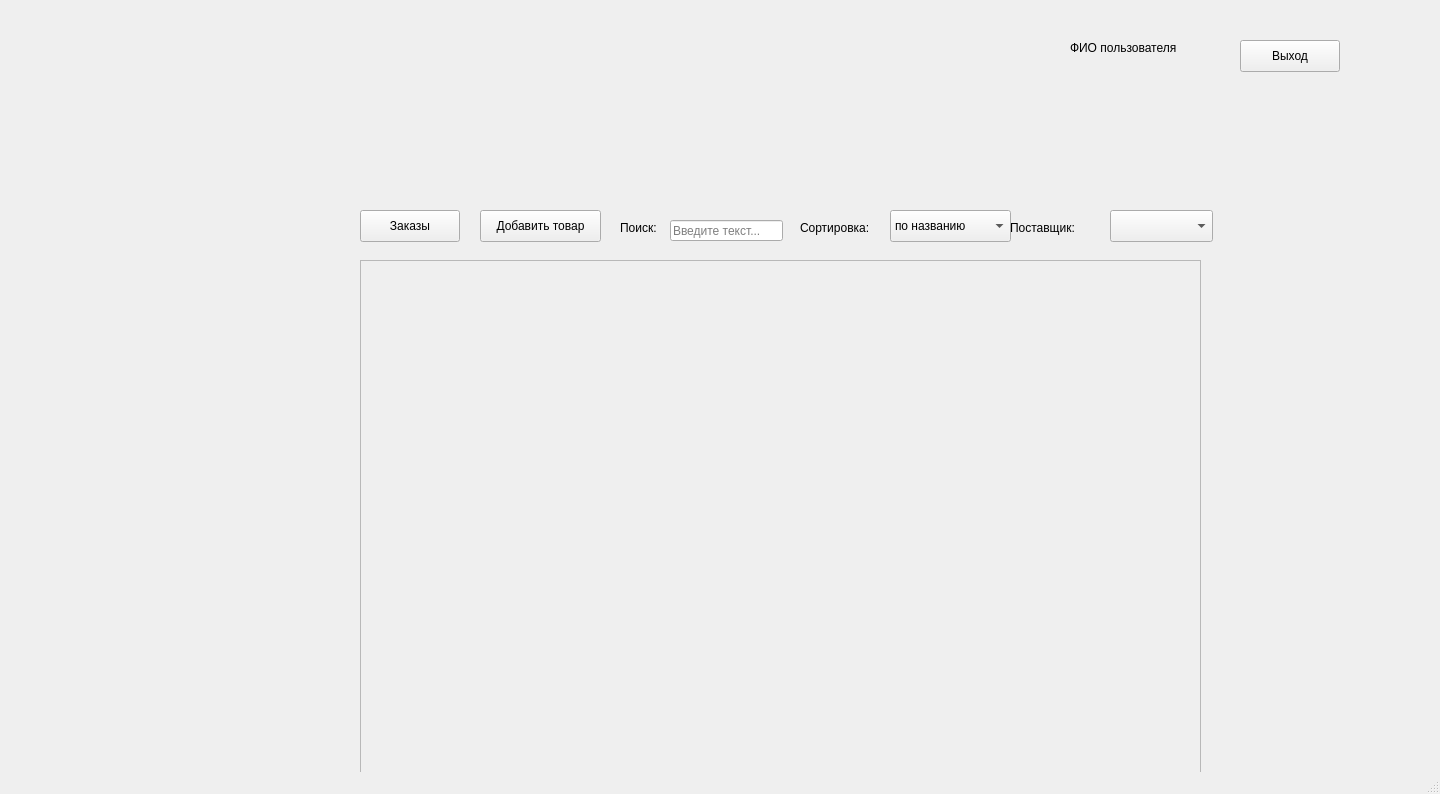
<?xml version="1.0" encoding="UTF-8"?>
<ui version="4.0">
 <class>ProductForm</class>
 <widget class="QMainWindow" name="ProductForm">
  <property name="geometry">
   <rect>
    <x>0</x>
    <y>0</y>
    <width>1440</width>
    <height>794</height>
   </rect>
  </property>
  <property name="windowTitle">
   <string>ООО &quot;Обувь&quot; - Управление товарами </string>
  </property>
  <widget class="QWidget" name="centralwidget">
   <widget class="QLabel" name="label_user">
    <property name="geometry">
     <rect>
      <x>1070</x>
      <y>40</y>
      <width>131</width>
      <height>16</height>
     </rect>
    </property>
    <property name="text">
     <string>ФИО пользователя</string>
    </property>
   </widget>
   <widget class="QPushButton" name="Button_exit">
    <property name="geometry">
     <rect>
      <x>1240</x>
      <y>40</y>
      <width>100</width>
      <height>32</height>
     </rect>
    </property>
    <property name="text">
     <string>Выход</string>
    </property>
   </widget>
   <widget class="QPushButton" name="Button_orders">
    <property name="geometry">
     <rect>
      <x>360</x>
      <y>210</y>
      <width>100</width>
      <height>32</height>
     </rect>
    </property>
    <property name="text">
     <string>Заказы</string>
    </property>
   </widget>
   <widget class="QPushButton" name="Button_add">
    <property name="geometry">
     <rect>
      <x>480</x>
      <y>210</y>
      <width>121</width>
      <height>32</height>
     </rect>
    </property>
    <property name="text">
     <string>Добавить товар</string>
    </property>
   </widget>
   <widget class="QLabel" name="label_search">
    <property name="geometry">
     <rect>
      <x>620</x>
      <y>220</y>
      <width>58</width>
      <height>16</height>
     </rect>
    </property>
    <property name="text">
     <string>Поиск:</string>
    </property>
   </widget>
   <widget class="QLineEdit" name="Edit_search">
    <property name="geometry">
     <rect>
      <x>670</x>
      <y>220</y>
      <width>113</width>
      <height>21</height>
     </rect>
    </property>
    <property name="placeholderText">
     <string>Введите текст...</string>
    </property>
   </widget>
   <widget class="QLabel" name="label_sort">
    <property name="geometry">
     <rect>
      <x>800</x>
      <y>220</y>
      <width>81</width>
      <height>16</height>
     </rect>
    </property>
    <property name="text">
     <string>Сортировка:</string>
    </property>
   </widget>
   <widget class="QComboBox" name="combo_sort">
    <property name="geometry">
     <rect>
      <x>890</x>
      <y>210</y>
      <width>121</width>
      <height>32</height>
     </rect>
    </property>
    <item>
     <property name="text">
      <string>по названию</string>
     </property>
    </item>
    <item>
     <property name="text">
      <string>по цене (возр)</string>
     </property>
    </item>
    <item>
     <property name="text">
      <string>по цене (убыв)</string>
     </property>
    </item>
    <item>
     <property name="text">
      <string>по количеству</string>
     </property>
    </item>
    <item>
     <property name="text">
      <string>по скидке</string>
     </property>
    </item>
   </widget>
   <widget class="QScrollArea" name="scrollArea">
    <property name="geometry">
     <rect>
      <x>360</x>
      <y>260</y>
      <width>841</width>
      <height>571</height>
     </rect>
    </property>
    <property name="widgetResizable">
     <bool>true</bool>
    </property>
    <widget class="QWidget" name="product_container">
     <property name="geometry">
      <rect>
       <x>0</x>
       <y>0</y>
       <width>839</width>
       <height>569</height>
      </rect>
     </property>
    </widget>
   </widget>
   <widget class="QLabel" name="label_filter">
    <property name="geometry">
     <rect>
      <x>1010</x>
      <y>220</y>
      <width>81</width>
      <height>16</height>
     </rect>
    </property>
    <property name="text">
     <string>Поставщик:</string>
    </property>
   </widget>
   <widget class="QComboBox" name="combo_supplier">
    <property name="geometry">
     <rect>
      <x>1110</x>
      <y>210</y>
      <width>103</width>
      <height>32</height>
     </rect>
    </property>
   </widget>
  </widget>
  <widget class="QMenuBar" name="menubar">
   <property name="geometry">
    <rect>
     <x>0</x>
     <y>0</y>
     <width>1440</width>
     <height>24</height>
    </rect>
   </property>
  </widget>
  <widget class="QStatusBar" name="statusbar"/>
 </widget>
 <resources/>
 <connections/>
</ui>
